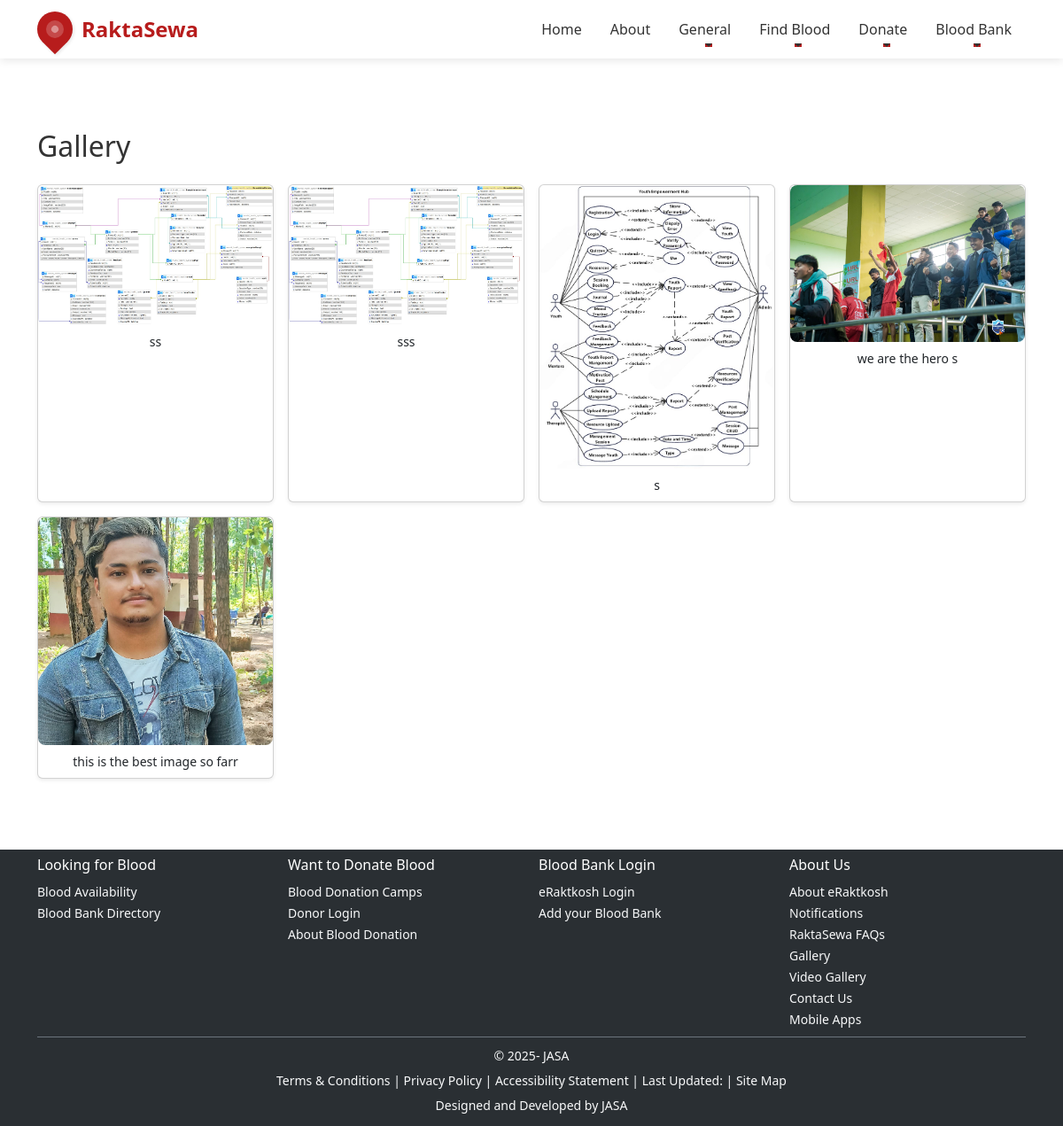
The page /gallery/ on the database as committed earlier.
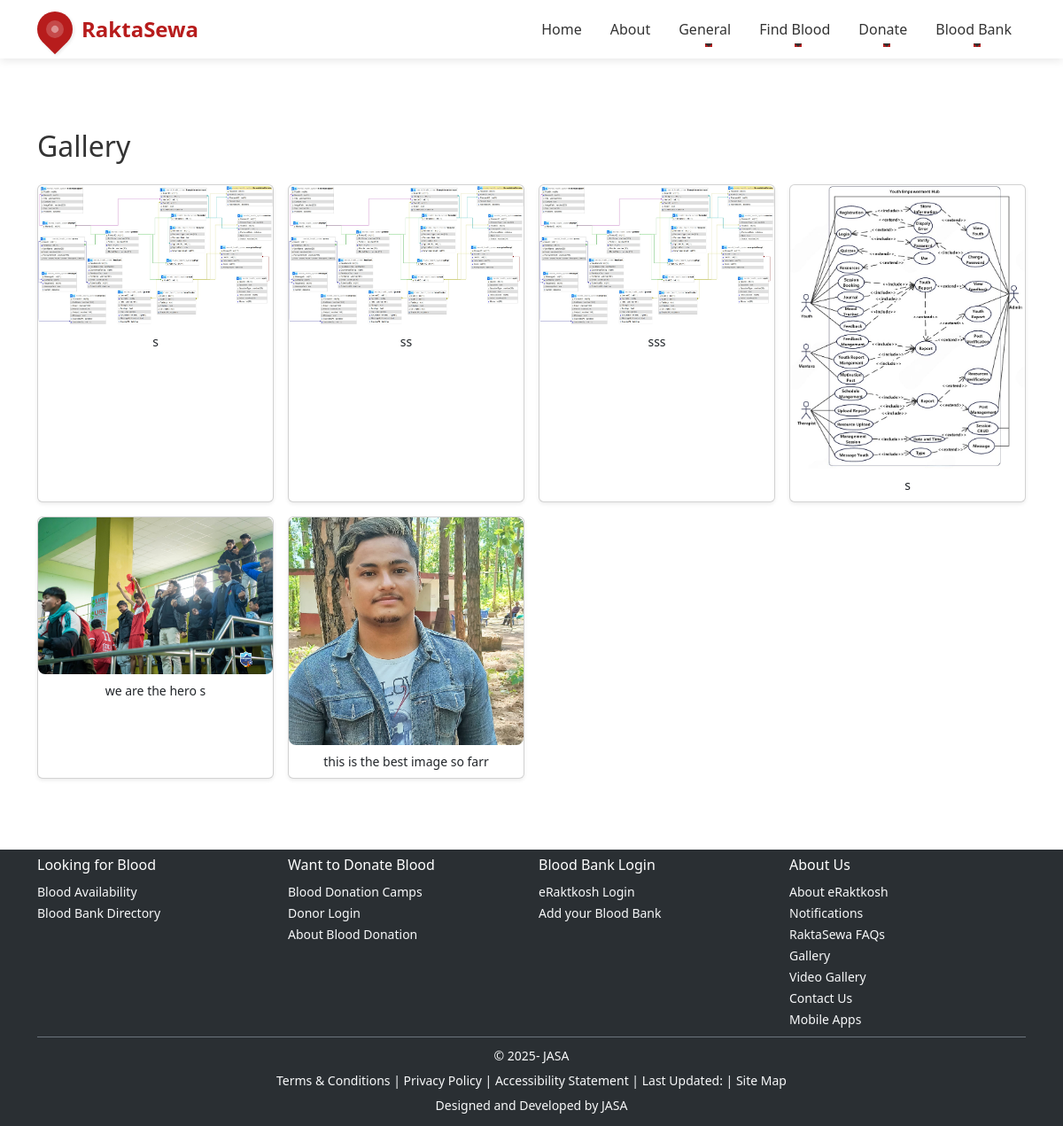
The same page on the database as committed later.
### core/models.py (models this page shows, shortened)
class Gallery(models.Model):
    image = models.ImageField(upload_to='gallery/')
    caption = models.CharField(max_length=255, blank=True)
    uploaded_at = models.DateTimeField(auto_now_add=True)

### core/views.py (the view)
# urls.py: path('gallery/', views.gallery, name='gallery'),
def gallery(request):
    images = Gallery.objects.order_by('-uploaded_at')
    return render(request, 'gallery.html', {'images': images})

### templates/gallery.html (shortened to what this page needs)
{% extends 'base.html' %}
{% load static %}
{% block content %}
<div class="container my-5">
  <h2 class="mb-4">Gallery</h2>
  <div class="row g-3">
    {% for image in images %}
    <div class="col-6 col-md-4 col-lg-3">
      <div class="card shadow-sm h-100">
        <img src="{{ image.image.url }}" class="card-img-top gallery-img" alt="{{ image.caption }}">
        {% if image.caption %}
        <div class="card-body p-2">
          <p class="card-text small text-center">{{ image.caption }}</p>
        </div>
        {% endif %}
      </div>
    </div>
    {% empty %}
    <div class="text-center">No images in the gallery yet.</div>
    {% endfor %}
  </div>
</div>
{% endblock %}

### templates/base.html (shortened to what this page needs)
{% load static %}
<!DOCTYPE html>
<html lang="en">
<head>
    <link rel="stylesheet" href="https://cdn.jsdelivr.net/npm/bootstrap@5.3.3/dist/css/bootstrap.min.css">
    <link rel="stylesheet" href="https://cdn.jsdelivr.net/npm/bootstrap-icons@1.11.3/font/bootstrap-icons.min.css">
    <link rel="stylesheet" href="{% static 'css/styles.css' %}">
</head>
<body class="d-flex flex-column min-vh-100">
    <nav class="navbar navbar-expand-lg sticky-top">
        <div class="container">
            <a class="logo-container" href="/">
                <div class="logo-icon"></div>
                <span class="logo-text">RaktaSewa</span>
            </a>
            <div class="collapse navbar-collapse" id="navbarNavDropdown">
                <ul class="navbar-nav ms-auto">
                    <li class="nav-item"><a class="nav-link" href="/">Home</a></li>
                    <li class="nav-item"><a class="nav-link" href="/about/">About</a></li>
                    <li class="nav-item dropdown">
                        <a class="nav-link dropdown-toggle" href="#" id="generalDropdown" role="button" data-bs-toggle="dropdown" aria-expanded="false">General</a>
                    </li>
                    <li class="nav-item dropdown">
                        <a class="nav-link dropdown-toggle" href="#" id="lookingDropdown" role="button" data-bs-toggle="dropdown" aria-expanded="false">Find Blood</a>
                    </li>
                    <li class="nav-item dropdown">
                        <a class="nav-link dropdown-toggle" href="#" id="donateDropdown" role="button" data-bs-toggle="dropdown" aria-expanded="false">Donate</a>
                    </li>
                    <li class="nav-item dropdown">
                        <a class="nav-link dropdown-toggle" href="#" id="bankDropdown" role="button" data-bs-toggle="dropdown" aria-expanded="false">Blood Bank</a>
                    </li>
                </ul>
            </div>
        </div>
    </nav>
    <main class="flex-shrink-0">
        {% block content %}{% endblock %}
    </main>
    <footer class="footer mt-auto py-2" style="background: #2A2F33;">
        <div class="container">
            <div class="row g-3">
                <div class="col-md-3">
                    <h6 class="text-white mb-2">Looking for Blood</h6>
                    <ul class="list-unstyled mb-0">
                        <li><a href="{% url 'bloodavailability' %}" class="text-light text-decoration-none small">Blood Availability</a></li>
                        <li><a href="/directory/" class="text-light text-decoration-none small">Blood Bank Directory</a></li>
                    </ul>
                </div>
                <div class="col-md-3">
                    <h6 class="text-white mb-2">Want to Donate Blood</h6>
                    <ul class="list-unstyled mb-0">
                        <li><a href="/camp/" class="text-light text-decoration-none small">Blood Donation Camps</a></li>
                        <li><a href="/donor-login/" class="text-light text-decoration-none small">Donor Login</a></li>
                        <li><a href="/about-donation/" class="text-light text-decoration-none small">About Blood Donation</a></li>
                    </ul>
                </div>
                <div class="col-md-3">
                    <h6 class="text-white mb-2">Blood Bank Login</h6>
                    <ul class="list-unstyled mb-0">
                        <li><a href="{% url 'raktasewa_login' %}" class="text-light text-decoration-none small">eRaktkosh Login</a></li>
                        <li><a href="/add-bank/" class="text-light text-decoration-none small">Add your Blood Bank</a></li>
                    </ul>
                </div>
                <div class="col-md-3">
                    <h6 class="text-white mb-2">About Us</h6>
                    <ul class="list-unstyled mb-0">
                        <li><a href="/about/" class="text-light text-decoration-none small">About eRaktkosh</a></li>
                        <li><a href="/notification/" class="text-light text-decoration-none small">Notifications</a></li>
                        <li><a href="/faq/" class="text-light text-decoration-none small">RaktaSewa FAQs</a></li>
                        <li><a href="/gallery/" class="text-light text-decoration-none small">Gallery</a></li>
                        <li><a href="/video-gallery/" class="text-light text-decoration-none small">Video Gallery</a></li>
                        <li><a href="/contact/" class="text-light text-decoration-none small">Contact Us</a></li>
                        <li><a href="/apps/" class="text-light text-decoration-none small">Mobile Apps</a></li>
                    </ul>
                </div>
            </div>
            <div class="text-center text-light border-top border-secondary mt-2 pt-2">
                <small>&copy; 2025-{{ now|date:"Y" }} JASA</small>
                <div class="mt-1">
                    <small>
                        <a href="/terms/" class="text-light text-decoration-none">Terms & Conditions</a> |
                        <a href="/privacy/" class="text-light text-decoration-none">Privacy Policy</a> |
                        <a href="/accessibility/" class="text-light text-decoration-none">Accessibility Statement</a> |
                        Last Updated: {{ now|date:"M d Y" }} |
                        <a href="/sitemap/" class="text-light text-decoration-none">Site Map</a>
                    </small>
                </div>
                <div class="mt-1 mb-1">
                    <small>Designed and Developed by JASA</small>
                </div>
            </div>
        </div>
    </footer>
</body>
</html>

### static/css/styles.css (style rules this page uses)
.gallery-img { border-radius: 8px; transition: transform 0.3s; }

### templates/base.html (style rules this page uses)
:root { --primary-color: #b71c1c; --secondary-color: #880808; --accent-color: #ff5252; --text-color: #333; --light-bg: #f8f9fa; }
.logo-container { display: flex; align-items: center; text-decoration: none; }
.logo-icon { width: 40px; height: 40px; background: var(--primary-color); border-radius: 50% 50% 50% 0; transform: rotate(-45deg); position: relative; margin-right: 10px; box-shadow: 0 2px 4px rgba(0,0,0,0.1); transition: all 0.3s ease; }
.logo-icon::before { content: ''; position: absolute; width: 20px; height: 20px; background: white; border-radius: 50%; top: 10px; left: 10px; opacity: 0.2; }
.logo-icon::after { content: ''; position: absolute; width: 8px; height: 8px; background: white; border-radius: 50%; top: 16px; left: 16px; opacity: 0.4; }
.logo-text { font-size: 1.5rem; font-weight: 700; color: var(--primary-color); transition: all 0.3s ease; }
body { font-family: 'Segoe UI', Tahoma, Geneva, Verdana, sans-serif; color: var(--text-color); }
.navbar { background: white !important; box-shadow: 0 2px 10px rgba(0,0,0,0.1); padding: 0.8rem 0; }
.nav-link { color: var(--text-color) !important; font-weight: 500; padding: 0.5rem 1rem !important; transition: all 0.3s ease; position: relative; }
.nav-link::after { content: ''; position: absolute; bottom: 0; left: 50%; width: 0; height: 2px; background: var(--primary-color); transition: all 0.3s ease; transform: translateX(-50%); }
main { min-height: calc(100vh - 200px); padding: 2rem 0; }
.footer { background: linear-gradient(135deg, var(--primary-color), var(--secondary-color)); color: white; padding: 2rem 0; margin-top: auto; }
.footer a { color: white; text-decoration: none; transition: all 0.3s ease; }

Rows that differ between the two databases and show on the page:
added Gallery: image (picture), caption "s"
